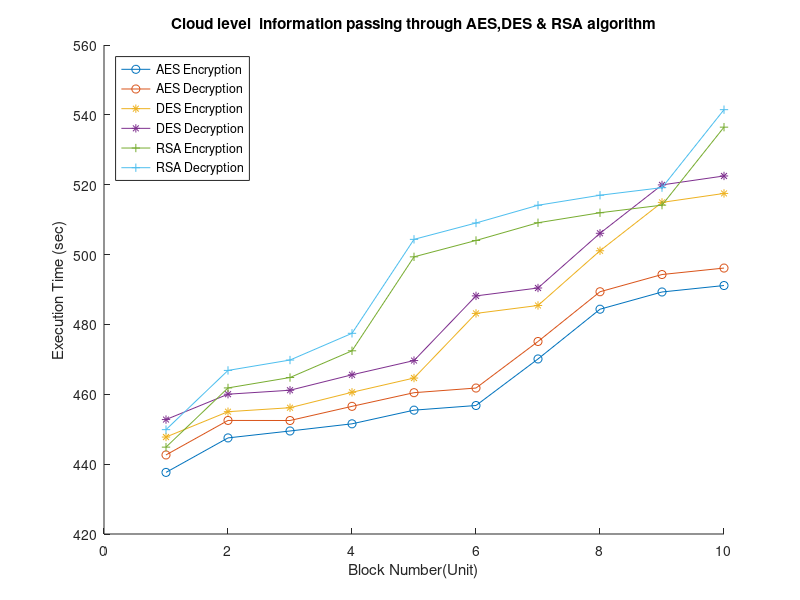

Source code (MATLAB):
clear all;
close all;
clc

A= dlmread("fog.csv");
x= A(:,1);
x1= A(:,2);
y= A(:,3);
y1= A(:,4);
z= A(:,5);
z1= A(:,6);

hold on
plot(x, '-o');
plot(x1, '-o');
plot(y, '-*');
plot(y1, '-*');
plot(z, '-+');
plot(z1, '-+');

legend('AES Encryption','AES Decryption', 'DES Encryption', 'DES Decryption','RSA Encryption','RSA Decryption',  'Location', 'NorthWest')
xlabel('Block Number(Unit)'), ylabel('Execution Time (sec)')
title('Cloud level  information passing through AES,DES & RSA algorithm')
